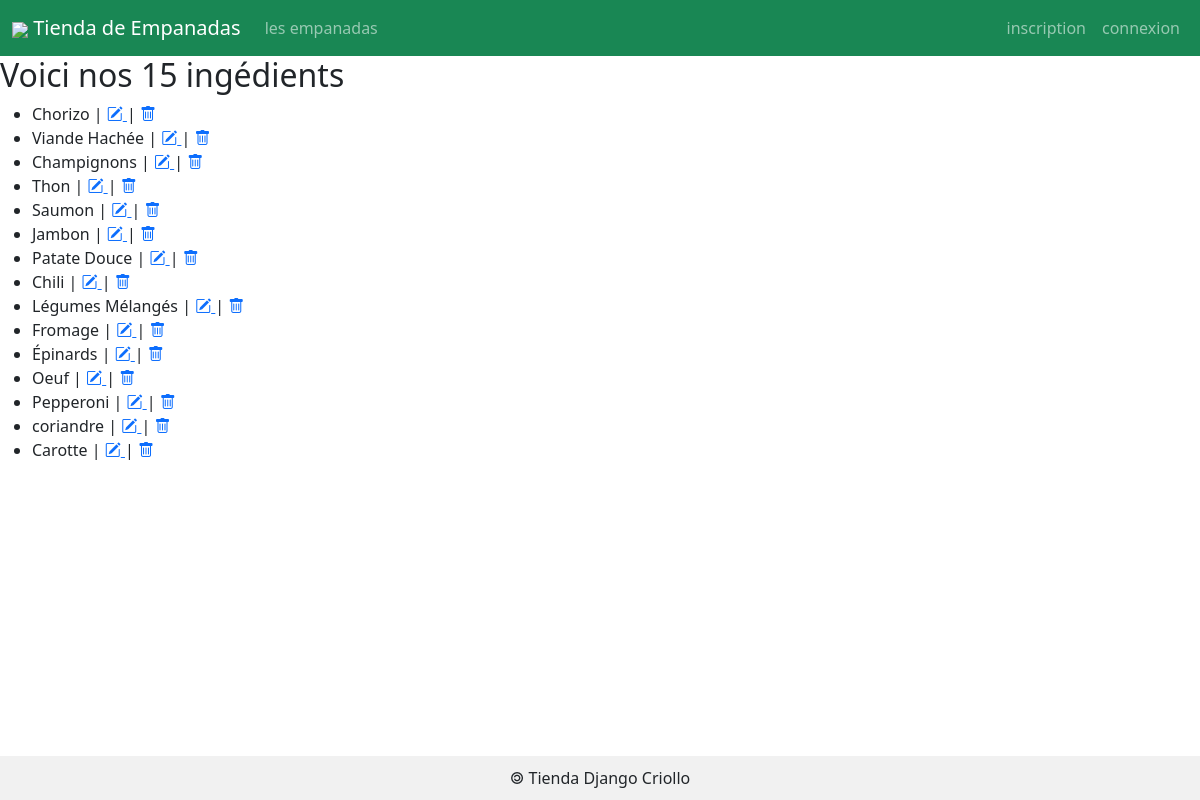
Before: /ingredients/ with the older database file.
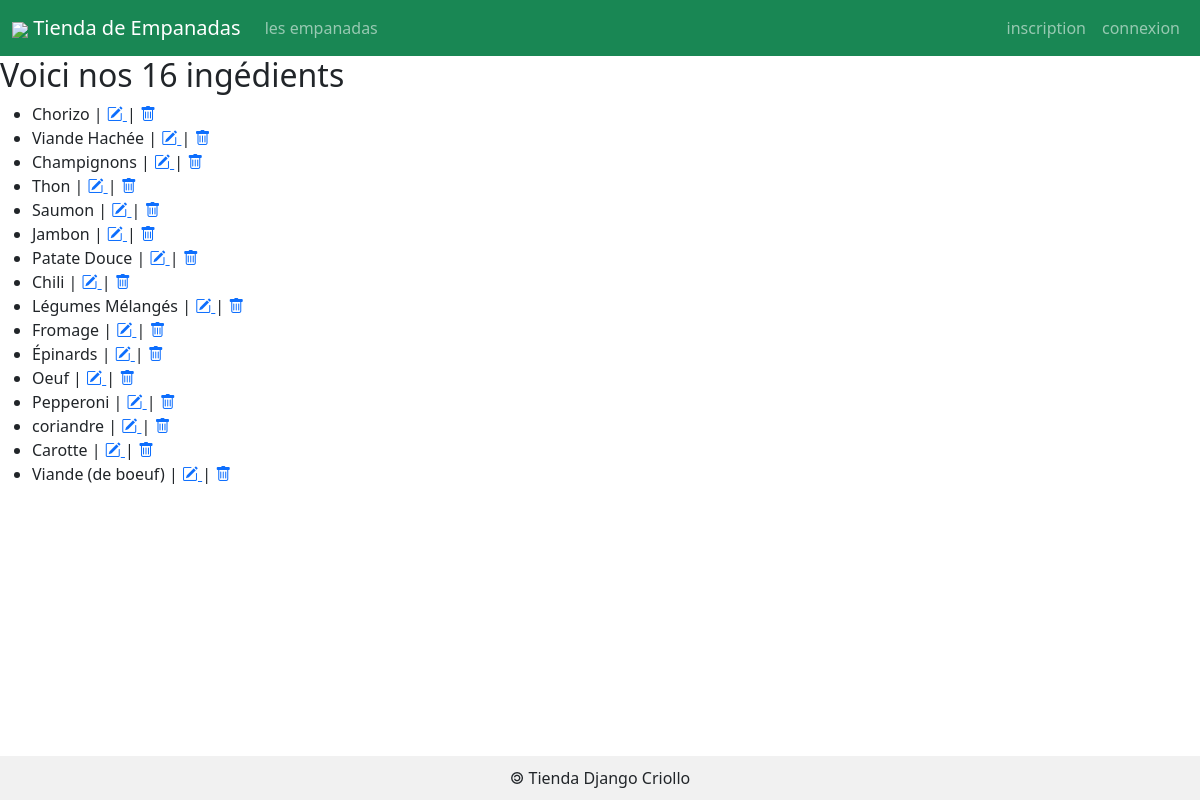
After: the same page with the newer database file.
### empanadas/models.py (models this page shows)
class Ingredient(models.Model) :
    idIngredient = models.AutoField( primary_key = True )
    nomIngredient = models.CharField( max_length = 50 )
    def __str__(self) :
        return self.nomIngredient

### empanadas/views.py (the view)
# urls.py: path('ingredients/',                                views.ingredients, name='liste_ingredients'),
def ingredients(request):
    lesIngredients = Ingredient.objects.all()
    return render(request, 'empanadas/ingredients.html',{'ingredients' : lesIngredients} )

### empanadas/templates/empanadas/ingredients.html (shortened to what this page needs)
{% extends 'empanadas/base.html' %}
{% block main %}
<h2>Voici nos {{ingredients|length}} ingédients</h2>
<ul>
        {% for ing in ingredients %}
        <li>{{ing}}
		| <a href="{% url 'afficherFormIngredient' ing.idIngredient %}">
			<i class="bi bi-pencil-square"></i>
		  </a>
                | <a href="{% url 'supprimerIngredient' ing.idIngredient %}">
			<i class="bi bi-trash"></i>
		  </a>
	</li>
        {% endfor %}
</ul>
{% endblock %}

Changed rows visible on the page:
added Ingredient: nomIngredient "Viande (de boeuf)"
Other visible differences:
{{ ingredients|length }}: "15" → "16"
